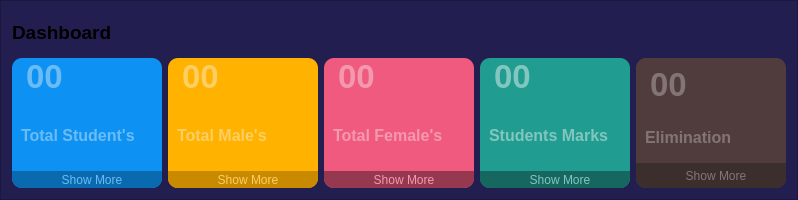
                <widget class="QFrame" name="student_card">
                 <property name="sizePolicy">
                  <sizepolicy hsizetype="Preferred" vsizetype="Preferred">
                   <horstretch>0</horstretch>
                   <verstretch>0</verstretch>
                  </sizepolicy>
                 </property>
                 <property name="minimumSize">
                  <size>
                   <width>0</width>
                   <height>200</height>
                  </size>
                 </property>
                 <property name="maximumSize">
                  <size>
                   <width>16777215</width>
                   <height>300</height>
                  </size>
                 </property>
                 <property name="styleSheet">
                  <string notr="true">background-color: rgb(35, 30, 80);</string>
                 </property>
                 <property name="frameShape">
                  <enum>QFrame::Shape::StyledPanel</enum>
                 </property>
                 <property name="frameShadow">
                  <enum>QFrame::Shadow::Raised</enum>
                 </property>
                 <layout class="QVBoxLayout" name="verticalLayout_24">
                  <item>
                   <layout class="QVBoxLayout" name="verticalLayout_23">
                    <item>
                     <widget class="QLabel" name="label_12">
                      <property name="maximumSize">
                       <size>
                        <width>16777215</width>
                        <height>40</height>
                       </size>
                      </property>
                      <property name="font">
                       <font>
                        <pointsize>14</pointsize>
                        <bold>true</bold>
                       </font>
                      </property>
                      <property name="text">
                       <string>Dashboard</string>
                      </property>
                     </widget>
                    </item>
                    <item>
                     <layout class="QHBoxLayout" name="horizontalLayout_9">
                      <item>
                       <widget class="QFrame" name="total_students">
                        <property name="sizePolicy">
                         <sizepolicy hsizetype="Expanding" vsizetype="Preferred">
                          <horstretch>0</horstretch>
                          <verstretch>0</verstretch>
                         </sizepolicy>
                        </property>
                        <property name="minimumSize">
                         <size>
                          <width>150</width>
                          <height>0</height>
                         </size>
                        </property>
                        <property name="maximumSize">
                         <size>
                          <width>215</width>
                          <height>130</height>
                         </size>
                        </property>
                        <property name="styleSheet">
                         <string notr="true">QLabel{
	background-color: none;
	color: rgb(107, 187, 245);
	padding-left:5px;
}
#total_students{
	background-color: rgb(13, 146, 244);
	border-radius:10px;
	image: url(:/png/icons/classmates.png);
	image-position:right;
}</string>
                        </property>
                        <property name="frameShape">
                         <enum>QFrame::Shape::StyledPanel</enum>
                        </property>
                        <property name="frameShadow">
                         <enum>QFrame::Shadow::Raised</enum>
                        </property>
                        <layout class="QVBoxLayout" name="verticalLayout_17">
                         <property name="spacing">
                          <number>0</number>
                         </property>
                         <property name="leftMargin">
                          <number>0</number>
                         </property>
                         <property name="topMargin">
                          <number>0</number>
                         </property>
                         <property name="rightMargin">
                          <number>0</number>
                         </property>
                         <property name="bottomMargin">
                          <number>0</number>
                         </property>
                         <item alignment="Qt::AlignmentFlag::AlignLeft|Qt::AlignmentFlag::AlignTop">
                          <widget class="QLabel" name="total_student_label">
                           <property name="font">
                            <font>
                             <pointsize>25</pointsize>
                             <bold>true</bold>
                            </font>
                           </property>
                           <property name="styleSheet">
                            <string notr="true"/>
                           </property>
                           <property name="text">
                            <string>00</string>
                           </property>
                           <property name="alignment">
                            <set>Qt::AlignmentFlag::AlignLeading|Qt::AlignmentFlag::AlignLeft|Qt::AlignmentFlag::AlignVCenter</set>
                           </property>
                          </widget>
                         </item>
                         <item alignment="Qt::AlignmentFlag::AlignLeft|Qt::AlignmentFlag::AlignBottom">
                          <widget class="QLabel" name="label_28">
                           <property name="font">
                            <font>
                             <pointsize>12</pointsize>
                             <bold>true</bold>
                            </font>
                           </property>
                           <property name="styleSheet">
                            <string notr="true"/>
                           </property>
                           <property name="text">
                            <string>Total Student's</string>
                           </property>
                          </widget>
                         </item>
                         <item alignment="Qt::AlignmentFlag::AlignBottom">
                          <widget class="QToolButton" name="show_more_students_btn">
                           <property name="minimumSize">
                            <size>
                             <width>150</width>
                             <height>0</height>
                            </size>
                           </property>
                           <property name="maximumSize">
                            <size>
                             <width>215</width>
                             <height>25</height>
                            </size>
                           </property>
                           <property name="cursor">
                            <cursorShape>PointingHandCursor</cursorShape>
                           </property>
                           <property name="layoutDirection">
                            <enum>Qt::LayoutDirection::RightToLeft</enum>
                           </property>
                           <property name="styleSheet">
                            <string notr="true">#show_more_students_btn{
	background-color: rgb(10, 106, 175);
	border-bottom-left-radius:10px;
	border-bottom-right-radius:10px;
	color: rgb(107, 187, 245);
	padding: 0  5px  0  5px;
}
#show_more_students_btn:hover{
	background-color: rgb(9, 96, 158);
}</string>
                           </property>
                           <property name="text">
                            <string>   Show More</string>
                           </property>
                           <property name="icon">
                            <iconset resource="../ico.qrc">
                             <normaloff>:/png/icons/arrow-right.png</normaloff>:/png/icons/arrow-right.png</iconset>
                           </property>
                           <property name="iconSize">
                            <size>
                             <width>20</width>
                             <height>20</height>
                            </size>
                           </property>
                           <property name="toolButtonStyle">
                            <enum>Qt::ToolButtonStyle::ToolButtonTextBesideIcon</enum>
                           </property>
                          </widget>
                         </item>
                        </layout>
                       </widget>
                      </item>
                      <item>
                       <widget class="QFrame" name="total_male">
                        <property name="sizePolicy">
                         <sizepolicy hsizetype="Expanding" vsizetype="Preferred">
                          <horstretch>0</horstretch>
                          <verstretch>0</verstretch>
                         </sizepolicy>
                        </property>
                        <property name="minimumSize">
                         <size>
                          <width>150</width>
                          <height>0</height>
                         </size>
                        </property>
                        <property name="maximumSize">
                         <size>
                          <width>215</width>
                          <height>130</height>
                         </size>
                        </property>
                        <property name="styleSheet">
                         <string notr="true">QLabel{
	background-color: none;
	color:rgb(252, 206, 99);
	padding-left:5px;
}
#total_male{
	background-color: rgb(255, 178, 0);
	border-radius:10px;
	image: url(:/png/icons/male.png);
	image-position:right;
}</string>
                        </property>
                        <property name="frameShape">
                         <enum>QFrame::Shape::StyledPanel</enum>
                        </property>
                        <property name="frameShadow">
                         <enum>QFrame::Shadow::Raised</enum>
                        </property>
                        <layout class="QVBoxLayout" name="verticalLayout_18">
                         <property name="spacing">
                          <number>0</number>
                         </property>
                         <property name="leftMargin">
                          <number>0</number>
                         </property>
                         <property name="topMargin">
                          <number>0</number>
                         </property>
                         <property name="rightMargin">
                          <number>0</number>
                         </property>
                         <property name="bottomMargin">
                          <number>0</number>
                         </property>
                         <item alignment="Qt::AlignmentFlag::AlignLeft|Qt::AlignmentFlag::AlignTop">
                          <widget class="QLabel" name="total_male_label">
                           <property name="font">
                            <font>
                             <pointsize>25</pointsize>
                             <bold>true</bold>
                            </font>
                           </property>
                           <property name="text">
                            <string>00</string>
                           </property>
                           <property name="alignment">
                            <set>Qt::AlignmentFlag::AlignLeading|Qt::AlignmentFlag::AlignLeft|Qt::AlignmentFlag::AlignVCenter</set>
                           </property>
                          </widget>
                         </item>
                         <item alignment="Qt::AlignmentFlag::AlignLeft|Qt::AlignmentFlag::AlignBottom">
                          <widget class="QLabel" name="label_31">
                           <property name="font">
                            <font>
                             <pointsize>12</pointsize>
                             <bold>true</bold>
                            </font>
                           </property>
                           <property name="text">
                            <string>Total Male's</string>
                           </property>
                          </widget>
                         </item>
                         <item alignment="Qt::AlignmentFlag::AlignBottom">
                          <widget class="QToolButton" name="show_more_male_btn">
                           <property name="minimumSize">
                            <size>
                             <width>150</width>
                             <height>0</height>
                            </size>
                           </property>
                           <property name="maximumSize">
                            <size>
                             <width>215</width>
                             <height>25</height>
                            </size>
                           </property>
                           <property name="cursor">
                            <cursorShape>PointingHandCursor</cursorShape>
                           </property>
                           <property name="layoutDirection">
                            <enum>Qt::LayoutDirection::RightToLeft</enum>
                           </property>
                           <property name="autoFillBackground">
                            <bool>false</bool>
                           </property>
                           <property name="styleSheet">
                            <string notr="true">#show_more_male_btn{
	background-color: rgb(202, 138, 0);
	border-bottom-left-radius:10px;
	border-bottom-right-radius:10px;
	color: rgb(252, 206, 99);
	padding: 0  5px  0  5px;
}
#show_more_male_btn:hover{
	background-color: rgb(184, 123, 0);
}</string>
                           </property>
                           <property name="text">
                            <string>   Show More</string>
                           </property>
                           <property name="icon">
                            <iconset resource="../ico.qrc">
                             <normaloff>:/png/icons/arrow-right.png</normaloff>:/png/icons/arrow-right.png</iconset>
                           </property>
                           <property name="iconSize">
                            <size>
                             <width>20</width>
                             <height>20</height>
                            </size>
                           </property>
                           <property name="toolButtonStyle">
                            <enum>Qt::ToolButtonStyle::ToolButtonTextBesideIcon</enum>
                           </property>
                           <property name="autoRaise">
                            <bool>false</bool>
                           </property>
                          </widget>
                         </item>
                        </layout>
                       </widget>
                      </item>
                      <item>
                       <widget class="QFrame" name="total_female">
                        <property name="sizePolicy">
                         <sizepolicy hsizetype="Expanding" vsizetype="Preferred">
                          <horstretch>0</horstretch>
                          <verstretch>0</verstretch>
                         </sizepolicy>
                        </property>
                        <property name="minimumSize">
                         <size>
                          <width>150</width>
                          <height>0</height>
                         </size>
                        </property>
                        <property name="maximumSize">
                         <size>
                          <width>215</width>
                          <height>130</height>
                         </size>
                        </property>
                        <property name="styleSheet">
                         <string notr="true">QLabel{
	background-color: none;
	color: rgb(243, 153, 175);
	padding-left:5px;
}
#total_female{
	background-color: rgb(240, 90, 126);
	border-radius:10px;
	image: url(:/png/icons/female.png);
	image-position:right;
}</string>
                        </property>
                        <property name="frameShape">
                         <enum>QFrame::Shape::StyledPanel</enum>
                        </property>
                        <property name="frameShadow">
                         <enum>QFrame::Shadow::Raised</enum>
                        </property>
                        <layout class="QVBoxLayout" name="verticalLayout_19">
                         <property name="spacing">
                          <number>0</number>
                         </property>
                         <property name="leftMargin">
                          <number>0</number>
                         </property>
                         <property name="topMargin">
                          <number>0</number>
                         </property>
                         <property name="rightMargin">
                          <number>0</number>
                         </property>
                         <property name="bottomMargin">
                          <number>0</number>
                         </property>
                         <item alignment="Qt::AlignmentFlag::AlignLeft|Qt::AlignmentFlag::AlignTop">
                          <widget class="QLabel" name="total_female_label">
                           <property name="font">
                            <font>
                             <pointsize>25</pointsize>
                             <bold>true</bold>
                            </font>
                           </property>
                           <property name="text">
                            <string>00</string>
                           </property>
                           <property name="alignment">
                            <set>Qt::AlignmentFlag::AlignLeading|Qt::AlignmentFlag::AlignLeft|Qt::AlignmentFlag::AlignVCenter</set>
                           </property>
                          </widget>
                         </item>
                         <item alignment="Qt::AlignmentFlag::AlignLeft|Qt::AlignmentFlag::AlignBottom">
                          <widget class="QLabel" name="label_36">
                           <property name="font">
                            <font>
                             <pointsize>12</pointsize>
                             <bold>true</bold>
                            </font>
                           </property>
                           <property name="text">
                            <string>Total Female's</string>
                           </property>
                          </widget>
                         </item>
                         <item alignment="Qt::AlignmentFlag::AlignBottom">
                          <widget class="QToolButton" name="show_more_female_btn">
                           <property name="sizePolicy">
                            <sizepolicy hsizetype="Expanding" vsizetype="Preferred">
                             <horstretch>0</horstretch>
                             <verstretch>0</verstretch>
                            </sizepolicy>
                           </property>
                           <property name="minimumSize">
                            <size>
                             <width>150</width>
                             <height>0</height>
                            </size>
                           </property>
                           <property name="maximumSize">
                            <size>
                             <width>215</width>
                             <height>25</height>
                            </size>
                           </property>
                           <property name="cursor">
                            <cursorShape>PointingHandCursor</cursorShape>
                           </property>
                           <property name="layoutDirection">
                            <enum>Qt::LayoutDirection::RightToLeft</enum>
                           </property>
                           <property name="styleSheet">
                            <string notr="true">#show_more_female_btn{
	background-color: rgb(150, 56, 80);
	border-bottom-left-radius:10px;
	border-bottom-right-radius:10px;
	color: rgb(243, 153, 175);
	padding: 0  5px  0  5px;
}
#show_more_female_btn:hover{
	background-color: rgb(136, 51, 73);
}</string>
                           </property>
                           <property name="text">
                            <string>   Show More</string>
                           </property>
                           <property name="icon">
                            <iconset resource="../ico.qrc">
                             <normaloff>:/png/icons/arrow-right.png</normaloff>:/png/icons/arrow-right.png</iconset>
                           </property>
                           <property name="iconSize">
                            <size>
                             <width>20</width>
                             <height>20</height>
                            </size>
                           </property>
                           <property name="toolButtonStyle">
                            <enum>Qt::ToolButtonStyle::ToolButtonTextBesideIcon</enum>
                           </property>
                          </widget>
                         </item>
                        </layout>
                       </widget>
                      </item>
                      <item>
                       <widget class="QFrame" name="students_marks">
                        <property name="sizePolicy">
                         <sizepolicy hsizetype="Expanding" vsizetype="Preferred">
                          <horstretch>0</horstretch>
                          <verstretch>0</verstretch>
                         </sizepolicy>
                        </property>
                        <property name="minimumSize">
                         <size>
                          <width>150</width>
                          <height>0</height>
                         </size>
                        </property>
                        <property name="maximumSize">
                         <size>
                          <width>215</width>
                          <height>130</height>
                         </size>
                        </property>
                        <property name="styleSheet">
                         <string notr="true">QLabel{
	background-color: none;
	color: rgb(130, 198, 191);
	padding-left:5px;
}
#students_marks{
	background-color: rgb(33, 156, 144);
	border-radius:10px;
	image: url(:/png/icons/notepad.png);
	image-position:right;
}</string>
                        </property>
                        <property name="frameShape">
                         <enum>QFrame::Shape::StyledPanel</enum>
                        </property>
                        <property name="frameShadow">
                         <enum>QFrame::Shadow::Raised</enum>
                        </property>
                        <layout class="QVBoxLayout" name="verticalLayout_20">
                         <property name="spacing">
                          <number>0</number>
                         </property>
                         <property name="leftMargin">
                          <number>0</number>
                         </property>
                         <property name="topMargin">
                          <number>0</number>
                         </property>
                         <property name="rightMargin">
                          <number>0</number>
                         </property>
                         <property name="bottomMargin">
                          <number>0</number>
                         </property>
                         <item alignment="Qt::AlignmentFlag::AlignLeft|Qt::AlignmentFlag::AlignTop">
                          <widget class="QLabel" name="total_marks_label">
                           <property name="font">
                            <font>
                             <pointsize>25</pointsize>
                             <bold>true</bold>
                            </font>
                           </property>
                           <property name="text">
                            <string>00</string>
                           </property>
                           <property name="alignment">
                            <set>Qt::AlignmentFlag::AlignLeading|Qt::AlignmentFlag::AlignLeft|Qt::AlignmentFlag::AlignVCenter</set>
                           </property>
                          </widget>
                         </item>
                         <item alignment="Qt::AlignmentFlag::AlignLeft|Qt::AlignmentFlag::AlignBottom">
                          <widget class="QLabel" name="label_37">
                           <property name="font">
                            <font>
                             <pointsize>12</pointsize>
                             <bold>true</bold>
                            </font>
                           </property>
                           <property name="text">
                            <string>Students Marks</string>
                           </property>
                          </widget>
                         </item>
                         <item alignment="Qt::AlignmentFlag::AlignBottom">
                          <widget class="QToolButton" name="show_more_marks_btn">
                           <property name="sizePolicy">
                            <sizepolicy hsizetype="Expanding" vsizetype="Preferred">
                             <horstretch>0</horstretch>
                             <verstretch>0</verstretch>
                            </sizepolicy>
                           </property>
                           <property name="minimumSize">
                            <size>
                             <width>150</width>
                             <height>0</height>
                            </size>
                           </property>
                           <property name="maximumSize">
                            <size>
                             <width>215</width>
                             <height>25</height>
                            </size>
                           </property>
                           <property name="cursor">
                            <cursorShape>PointingHandCursor</cursorShape>
                           </property>
                           <property name="layoutDirection">
                            <enum>Qt::LayoutDirection::RightToLeft</enum>
                           </property>
                           <property name="styleSheet">
                            <string notr="true">#show_more_marks_btn{
	background-color: rgb(22, 103, 95);
	border-bottom-left-radius:10px;
	border-bottom-right-radius:10px;
	color: rgb(130, 198, 191);
	padding: 0  5px  0  5px;
}
#show_more_marks_btn:hover{
	background-color: rgb(20, 93, 86);
}</string>
                           </property>
                           <property name="text">
                            <string>   Show More</string>
                           </property>
                           <property name="icon">
                            <iconset resource="../ico.qrc">
                             <normaloff>:/png/icons/arrow-right.png</normaloff>:/png/icons/arrow-right.png</iconset>
                           </property>
                           <property name="iconSize">
                            <size>
                             <width>20</width>
                             <height>20</height>
                            </size>
                           </property>
                           <property name="toolButtonStyle">
                            <enum>Qt::ToolButtonStyle::ToolButtonTextBesideIcon</enum>
                           </property>
                          </widget>
                         </item>
                        </layout>
                       </widget>
                      </item>
                      <item>
                       <widget class="QFrame" name="eliminate_list">
                        <property name="sizePolicy">
                         <sizepolicy hsizetype="Expanding" vsizetype="Preferred">
                          <horstretch>0</horstretch>
                          <verstretch>0</verstretch>
                         </sizepolicy>
                        </property>
                        <property name="minimumSize">
                         <size>
                          <width>150</width>
                          <height>0</height>
                         </size>
                        </property>
                        <property name="maximumSize">
                         <size>
                          <width>215</width>
                          <height>130</height>
                         </size>
                        </property>
                        <property name="styleSheet">
                         <string notr="true">QLabel{
	background-color: none;
	color: rgb(131, 117, 117);
	padding-left:5px;
}
#eliminate_list{
	background-color: rgb(80, 60, 60);
	border-radius:10px;
	image: url(:/png/icons/paper.png);
	image-position:right;
}</string>
                        </property>
                        <property name="frameShape">
                         <enum>QFrame::Shape::StyledPanel</enum>
                        </property>
                        <property name="frameShadow">
                         <enum>QFrame::Shadow::Raised</enum>
                        </property>
                        <layout class="QVBoxLayout" name="verticalLayout_21">
                         <property name="spacing">
                          <number>0</number>
                         </property>
                         <property name="leftMargin">
                          <number>0</number>
                         </property>
                         <property name="topMargin">
                          <number>0</number>
                         </property>
                         <property name="rightMargin">
                          <number>0</number>
                         </property>
                         <property name="bottomMargin">
                          <number>0</number>
                         </property>
                         <item alignment="Qt::AlignmentFlag::AlignLeft">
                          <widget class="QLabel" name="total_eliminate_label">
                           <property name="font">
                            <font>
                             <pointsize>25</pointsize>
                             <bold>true</bold>
                            </font>
                           </property>
                           <property name="toolTip">
                            <string/>
                           </property>
                           <property name="statusTip">
                            <string/>
                           </property>
                           <property name="text">
                            <string>00</string>
                           </property>
                           <property name="alignment">
                            <set>Qt::AlignmentFlag::AlignLeading|Qt::AlignmentFlag::AlignLeft|Qt::AlignmentFlag::AlignVCenter</set>
                           </property>
                           <property name="wordWrap">
                            <bool>false</bool>
                           </property>
                           <property name="margin">
                            <number>0</number>
                           </property>
                          </widget>
                         </item>
                         <item alignment="Qt::AlignmentFlag::AlignLeft">
                          <widget class="QLabel" name="label_38">
                           <property name="font">
                            <font>
                             <pointsize>12</pointsize>
                             <bold>true</bold>
                            </font>
                           </property>
                           <property name="text">
                            <string>Elimination</string>
                           </property>
                          </widget>
                         </item>
                         <item>
                          <widget class="QToolButton" name="show_more_eliminate_btn">
                           <property name="sizePolicy">
                            <sizepolicy hsizetype="Expanding" vsizetype="Preferred">
                             <horstretch>0</horstretch>
                             <verstretch>0</verstretch>
                            </sizepolicy>
                           </property>
                           <property name="minimumSize">
                            <size>
                             <width>150</width>
                             <height>0</height>
                            </size>
                           </property>
                           <property name="maximumSize">
                            <size>
                             <width>215</width>
                             <height>25</height>
                            </size>
                           </property>
                           <property name="cursor">
                            <cursorShape>PointingHandCursor</cursorShape>
                           </property>
                           <property name="layoutDirection">
                            <enum>Qt::LayoutDirection::RightToLeft</enum>
                           </property>
                           <property name="styleSheet">
                            <string notr="true">#show_more_eliminate_btn{
	background-color: rgb(61, 46, 46);
	border-bottom-left-radius:10px;
	border-bottom-right-radius:10px;
	color: rgb(131, 117, 117);
	padding: 0  5px  0  5px;
}
#show_more_eliminate_btn:hover{
	background-color: rgb(56, 42, 42);
}</string>
                           </property>
                           <property name="text">
                            <string>   Show More</string>
                           </property>
                           <property name="icon">
                            <iconset resource="../ico.qrc">
                             <normaloff>:/png/icons/arrow-right.png</normaloff>:/png/icons/arrow-right.png</iconset>
                           </property>
                           <property name="iconSize">
                            <size>
                             <width>20</width>
                             <height>20</height>
                            </size>
                           </property>
                           <property name="toolButtonStyle">
                            <enum>Qt::ToolButtonStyle::ToolButtonTextBesideIcon</enum>
                           </property>
                          </widget>
                         </item>
                        </layout>
                       </widget>
                      </item>
                     </layout>
                    </item>
                   </layout>
                  </item>
                 </layout>
                </widget>
